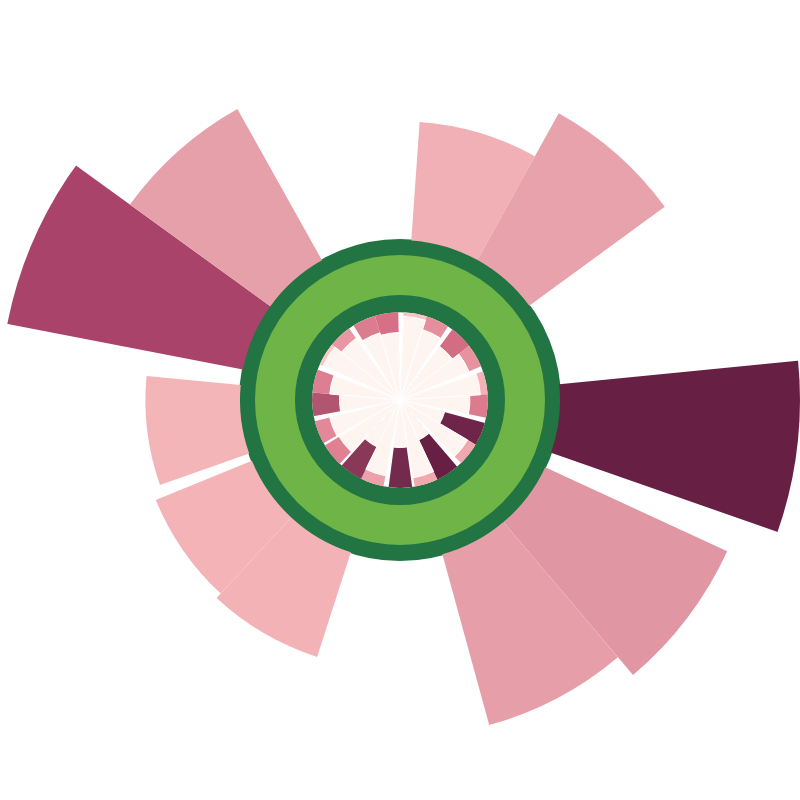

Notebook cell for this chart:
### Code cell
fig = go.Figure()

#ecological bars
fig.add_trace(go.Barpolar(
    r=[np.sqrt(max(v, 0))/2.2 for v in donut_eco['shortfallOvershoot_pct']],
    width=360/13 * 0.9,
    theta=theta1,
    marker=dict(
        color=donut_eco['shortfallOvershoot_pct'],
        colorscale=[[0, '#ffc6c4'], [0.28, '#aa446b'], [1, '#672044']],
        cmin=donut_eco['shortfallOvershoot_pct'].min(),
        cmax=donut_eco['shortfallOvershoot_pct'].max(),
        showscale=False,
    ),
    base=6,
    hovertext=donut_eco['indicator'],
    customdata=donut_eco['shortfallOvershoot_pct'],
    hovertemplate='<b>%{hovertext}</b><br>Overshoot: %{customdata:.2f}%<extra></extra>',
    subplot='polar'
))

#inner rings
fig.add_shape(type="circle", xref="paper", yref="paper", fillcolor="#227443", x0=0.3, y0=0.3, x1=0.7, y1=0.7, line_color="#227443", layer="below")
fig.add_shape(type="circle", xref="paper", yref="paper", fillcolor="#6eb446", x0=0.32, y0=0.32, x1=0.68, y1=0.68, line_color="#6eb446", layer="below")
fig.add_shape(type="circle", xref="paper", yref="paper", fillcolor="#227443", x0=0.37, y0=0.37, x1=0.63, y1=0.63, line_color="#227443", layer="below")
fig.add_shape(type="circle", xref="paper", yref="paper", fillcolor="#ffffff", x0=0.389, y0=0.389, x1=0.611, y1=0.611, line_color="#227443", layer="below")

#social indicator background bars
fig.add_trace(go.Barpolar(
    r=[10] * len(social_eco),
    width=360/21 * 0.9,
    theta=theta2,
    marker=dict(
        color=social_eco['shortfallOvershoot_pct'],
        colorscale=[[0, '#ffc6c4'], [0.5, '#d66f86'], [1, '#672044']],
        cmin=social_eco['shortfallOvershoot_pct'].min(),
        cmax=social_eco['shortfallOvershoot_pct'].max(),
        showscale=False,
        line=dict(color='white')
    ),
    hovertext=social_eco['indicator'],
    customdata=social_eco['shortfallOvershoot_pct'],
    hovertemplate='<b>%{hovertext}</b><br>Shortfall: %{customdata:.2f}%<extra></extra>',
    subplot='polar2'
))

#social indicator bars
fig.add_trace(go.Barpolar(
    r=[np.sqrt(100 - v) for v in social_eco['shortfallOvershoot_pct']],
    theta=theta2,
    width=360/21 * 0.9,
    marker=dict(color="#fff5f0", line=dict(color='white', width=1)), 
    base=0,
    hovertext=social_eco['indicator'],
    customdata=social_eco['shortfallOvershoot_pct'],
    hovertemplate='<b>%{hovertext}</b><br>Shortfall: %{customdata:.2f}%<extra></extra>',
    subplot='polar2'
))

fig.update_layout(
    width=800, height=800,
    margin=dict(l=0, r=0, t=0, b=0),
    template=None,
    showlegend=False,
    paper_bgcolor='rgba(0,0,0,0)',

    polar=dict(
        domain=dict(x=[0, 1], y=[0, 1]),
        bgcolor='rgba(0,0,0,0)',
        radialaxis=dict(range=[0, 15], showgrid=False, showline=False, showticklabels=False, ticks=''),
        angularaxis=dict(rotation=73.5, direction='clockwise', showgrid=False, showline=False, showticklabels=False, ticks='')
    ),

    polar2=dict(
        domain=dict(x=[0.39, 0.61], y=[0.39, 0.61]),
        bgcolor='rgba(0,0,0,0)',
        radialaxis=dict(range=[0, 10], showgrid=False, showline=False, showticklabels=False, ticks=''),
        angularaxis=dict(rotation=80, direction='clockwise', showgrid=False, showline=False, showticklabels=False, ticks='')
    ),
)

fig.show()

### Figure 1 — Plotly figure (JSON) as saved in the notebook; plotly's stock layout.template omitted (floating-point values rounded to 4 significant figures)
{"data": [{"base": 6, "customdata": [95.8, 191.5, -5.2, 3214.0, 273.7, 213.4, -28.6, 82.3, 73.5, 60.9, 900.0, 204.5, -61.3], "hovertemplate": "<b>%{hovertext}</b><br>Overshoot: %{customdata:.2f}%<extra></extra>", "hovertext": ["CO2 concentration", "Radiative forcing", "Aragonite saturation", "Hazardous chemicals production", "Phosphorus pollution", "Nitrogen pollution", "Aerosol optical depth", "Blue-water flows", "Soil moisture", "Forest area", "Species extinctions", "Human appropriation of energy production", "Stratospheric ozone concentration"], "marker": {"cmax": 3214.0, "cmin": -61.3, "color": [95.8, 191.5, -5.2, 3214.0, 273.7, 213.4, -28.6, 82.3, 73.5, 60.9, 900.0, 204.5, -61.3], "colorscale": [[0, "#ffc6c4"], [0.28, "#aa446b"], [1, "#672044"]], "showscale": false}, "r": [4.449, 6.29, 0, 25.77, 7.52, 6.64, 0, 4.124, 3.897, 3.547, 13.64, 6.5, 0], "subplot": "polar", "theta": [0.0, 24.92, 52.62, 80.31, 110.8, 135.7, 163.4, 193.8, 218.8, 246.5, 276.9, 301.8, 329.5], "type": "barpolar", "width": 24.92}, {"customdata": [9.6, 29.4, 42.6, 28.1, 16.2, 36.9, 72.5, 20.3, 74.8, 19.5, 70.8, 23.0, 64.7, 34.7, 32.1, 52.7, 35.8, 8.5, 25.9, 36.6, 41.2], "hovertemplate": "<b>%{hovertext}</b><br>Shortfall: %{customdata:.2f}%<extra></extra>", "hovertext": ["Undernourishment", "Food insecurity", "Child mortality", "Lack of health services", "Illiteracy", "Incomplete secondary school", "Societal poverty", "Youth unemployment", "Perceptions of corruption", "Homicides", "Autocratic regimes", "Lack of social support", "Income inequality", "Gender inequality", "Inadequate housing", "Lack of public transport", "Lack of internet", "Lack of electricity", "Lack of clean fuels indoors", "Unsafe drinking water", "Unsafe sanitation"], "marker": {"cmax": 74.8, "cmin": 8.5, "color": [9.6, 29.4, 42.6, 28.1, 16.2, 36.9, 72.5, 20.3, 74.8, 19.5, 70.8, 23.0, 64.7, 34.7, 32.1, 52.7, 35.8, 8.5, 25.9, 36.6, 41.2], "colorscale": [[0, "#ffc6c4"], [0.5, "#d66f86"], [1, "#672044"]], "line": {"color": "white"}, "showscale": false}, "r": [10, 10, 10, 10, 10, 10, 10, 10, 10, 10, 10, 10, 10, 10, 10, 10, 10, 10, 10, 10, 10], "subplot": "polar2", "theta": [0.0, 15.43, 34.29, 49.72, 68.57, 84.0, 102.9, 118.3, 137.1, 152.6, 169.7, 188.6, 204.0, 221.1, 238.3, 257.1, 272.6, 291.4, 306.9, 325.7, 341.1], "type": "barpolar", "width": 15.43}, {"base": 0, "customdata": [9.6, 29.4, 42.6, 28.1, 16.2, 36.9, 72.5, 20.3, 74.8, 19.5, 70.8, 23.0, 64.7, 34.7, 32.1, 52.7, 35.8, 8.5, 25.9, 36.6, 41.2], "hovertemplate": "<b>%{hovertext}</b><br>Shortfall: %{customdata:.2f}%<extra></extra>", "hovertext": ["Undernourishment", "Food insecurity", "Child mortality", "Lack of health services", "Illiteracy", "Incomplete secondary school", "Societal poverty", "Youth unemployment", "Perceptions of corruption", "Homicides", "Autocratic regimes", "Lack of social support", "Income inequality", "Gender inequality", "Inadequate housing", "Lack of public transport", "Lack of internet", "Lack of electricity", "Lack of clean fuels indoors", "Unsafe drinking water", "Unsafe sanitation"], "marker": {"color": "#fff5f0", "line": {"color": "white", "width": 1}}, "r": [9.508, 8.402, 7.576, 8.479, 9.154, 7.944, 5.244, 8.927, 5.02, 8.972, 5.404, 8.775, 5.941, 8.081, 8.24, 6.877, 8.012, 9.566, 8.608, 7.962, 7.668], "subplot": "polar2", "theta": [0.0, 15.43, 34.29, 49.72, 68.57, 84.0, 102.9, 118.3, 137.1, 152.6, 169.7, 188.6, 204.0, 221.1, 238.3, 257.1, 272.6, 291.4, 306.9, 325.7, 341.1], "type": "barpolar", "width": 15.43}], "layout": {"height": 800, "margin": {"b": 0, "l": 0, "r": 0, "t": 0}, "paper_bgcolor": "rgba(0,0,0,0)", "polar": {"angularaxis": {"direction": "clockwise", "rotation": 73.5, "showgrid": false, "showline": false, "showticklabels": false, "ticks": ""}, "bgcolor": "rgba(0,0,0,0)", "domain": {"x": [0, 1], "y": [0, 1]}, "radialaxis": {"range": [0, 15], "showgrid": false, "showline": false, "showticklabels": false, "ticks": ""}}, "polar2": {"angularaxis": {"direction": "clockwise", "rotation": 80, "showgrid": false, "showline": false, "showticklabels": false, "ticks": ""}, "bgcolor": "rgba(0,0,0,0)", "domain": {"x": [0.39, 0.61], "y": [0.39, 0.61]}, "radialaxis": {"range": [0, 10], "showgrid": false, "showline": false, "showticklabels": false, "ticks": ""}}, "shapes": [{"fillcolor": "#227443", "layer": "below", "line": {"color": "#227443"}, "type": "circle", "x0": 0.3, "x1": 0.7, "xref": "paper", "y0": 0.3, "y1": 0.7, "yref": "paper"}, {"fillcolor": "#6eb446", "layer": "below", "line": {"color": "#6eb446"}, "type": "circle", "x0": 0.32, "x1": 0.68, "xref": "paper", "y0": 0.32, "y1": 0.68, "yref": "paper"}, {"fillcolor": "#227443", "layer": "below", "line": {"color": "#227443"}, "type": "circle", "x0": 0.37, "x1": 0.63, "xref": "paper", "y0": 0.37, "y1": 0.63, "yref": "paper"}, {"fillcolor": "#ffffff", "layer": "below", "line": {"color": "#227443"}, "type": "circle", "x0": 0.389, "x1": 0.611, "xref": "paper", "y0": 0.389, "y1": 0.611, "yref": "paper"}], "showlegend": false, "width": 800}}
